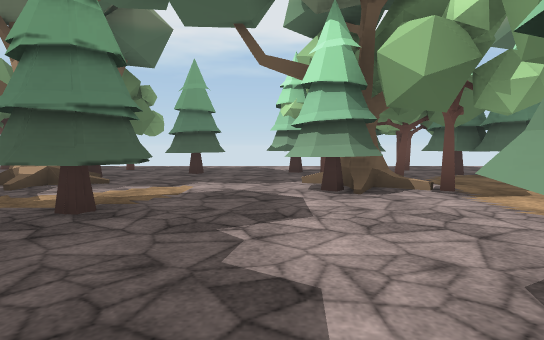
[1] (above)

24 first-person views from a walk through a 3-D level made in the Unity game engine. The camera is 1.2 m above the floor, tilts 4° down and sees 80° across. The floor is counted in squares, 2 m on a side. Each view is taken from the middle of a square. On the plan, view 1 faces up. The plan holds only what a view shows up to about 10 squares ahead; the rest is blank. The place goes on beyond the plan. The player character is not drawn. Some surface patterns are stand-ins.

[2]
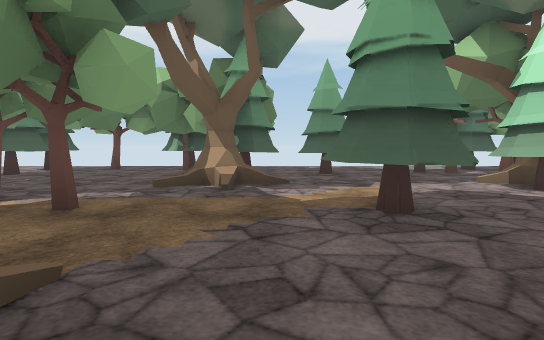

[3]
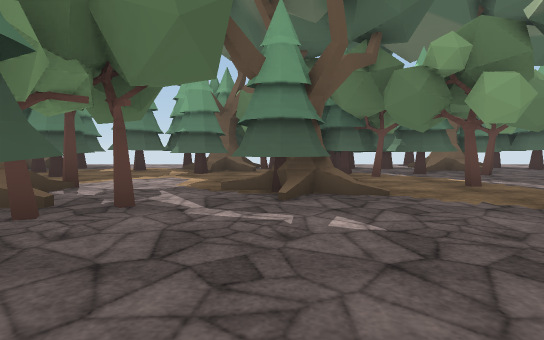

[4]
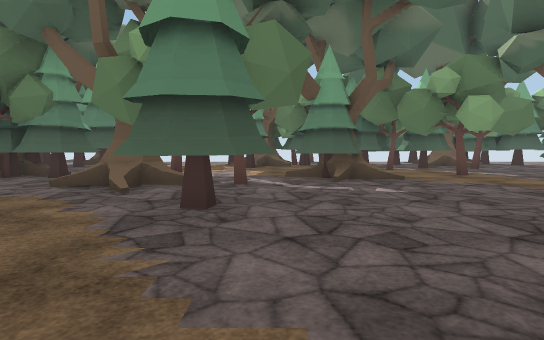

[5]
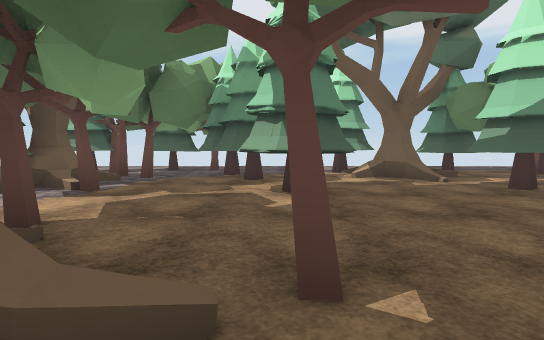

[6]
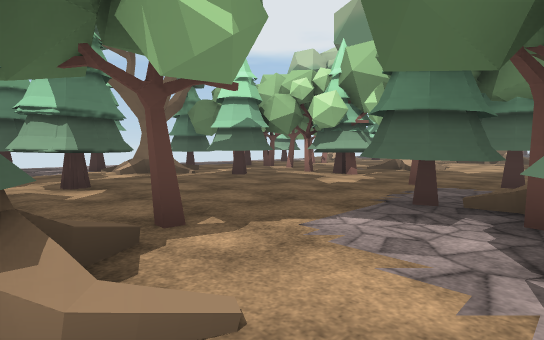

[7]
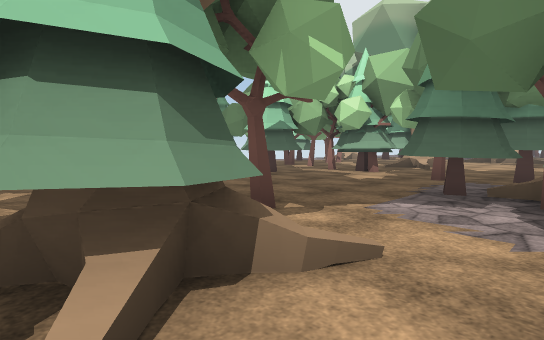

[8]
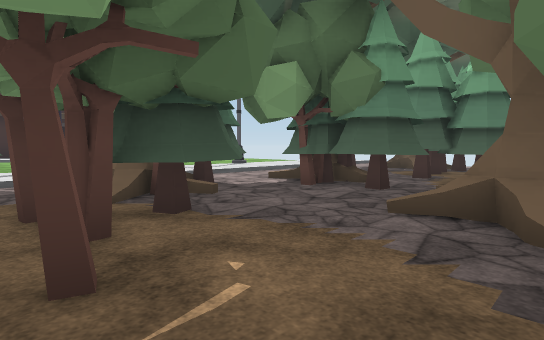

[9]
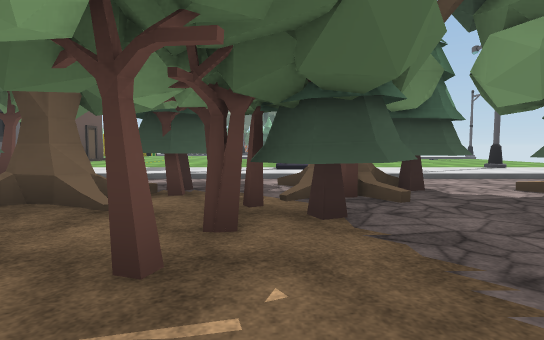

[10]
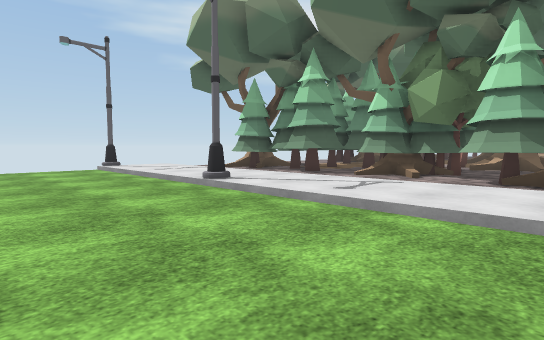

[11]
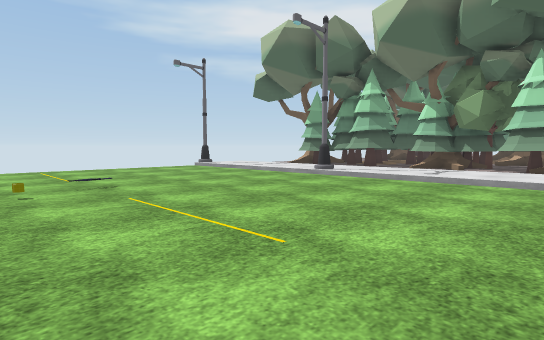

[12]
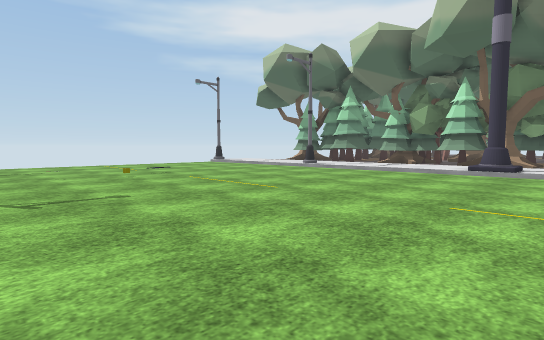

[13]
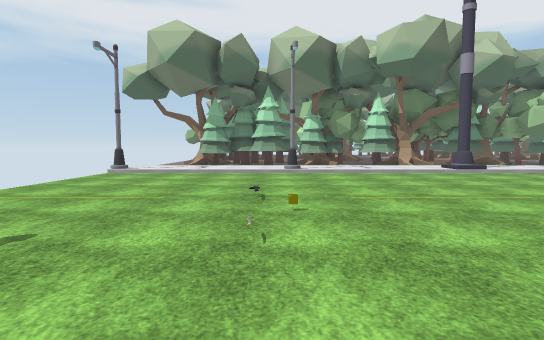

[14]
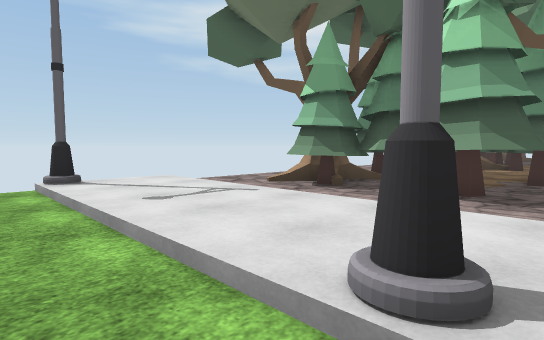

[15]
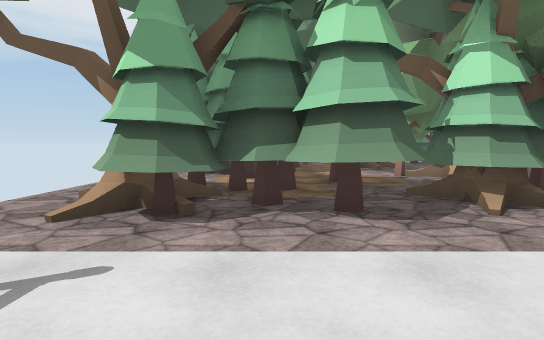

[16]
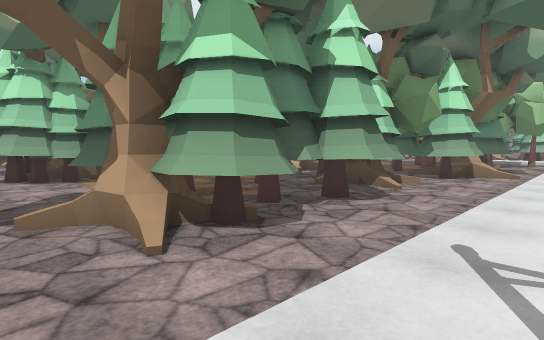

[17]
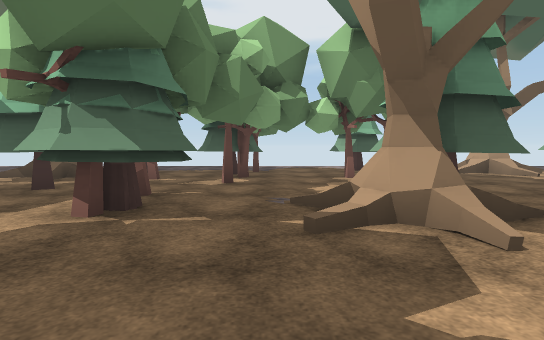

[18]
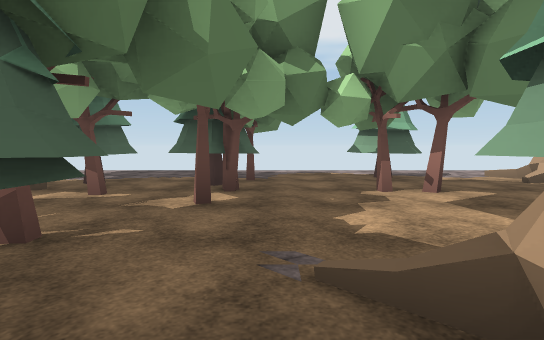

[19]
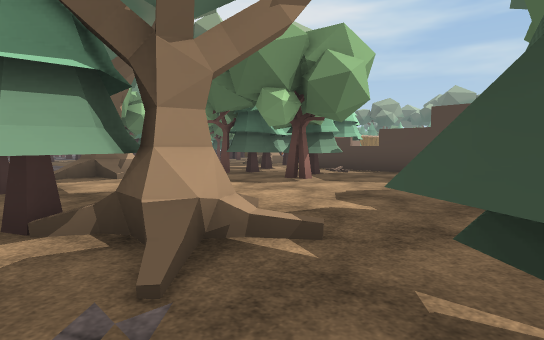

[20]
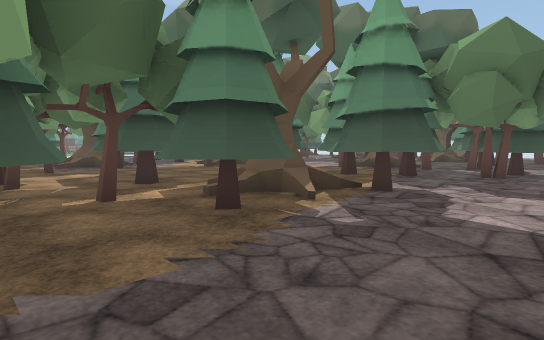

[21]
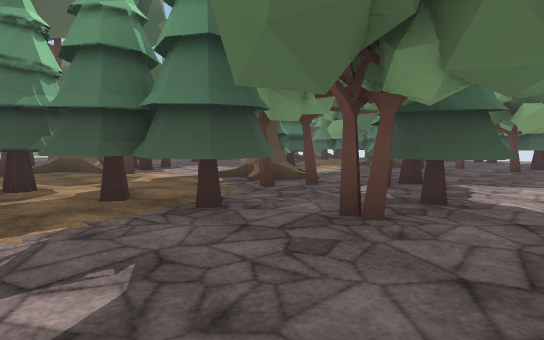

[22]
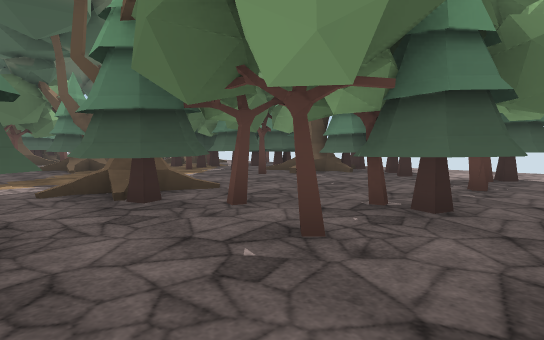

[23]
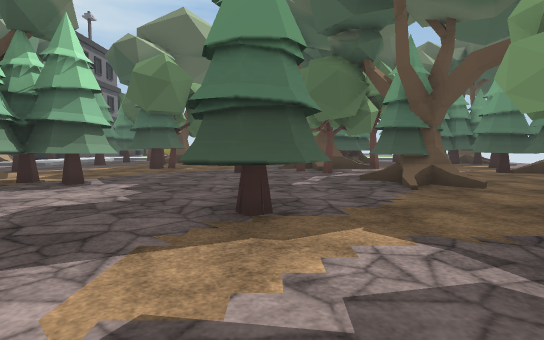

[24]
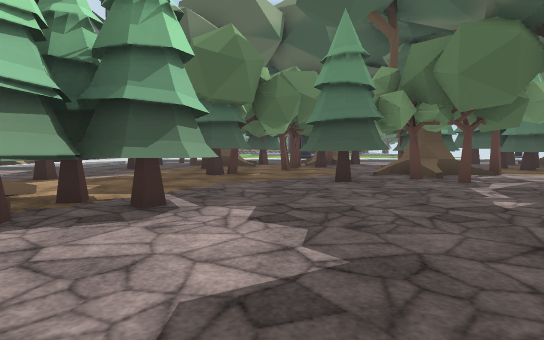

### Floor plan
Key: @ floor where view 1 was taken; # wall or solid block; x gap in a wall; . main floor; : floor 0.25 m higher than the main floor; / step, stairs or slope; T thing the floor can be seen under or through; O other object.
Columns run from 12 left of view 1 to 16 right of it. Each row starts with its distance up from view 1.
 10   ...........................
  9  ..#..x#......TTT.........#..
  8  ..#......#.###.T.##.T.#..#..
  7  .##....###.....T..#OT.#.....
  6   ##....##......TT..OT....#..
  5   #O/#..O....OO..TT.TT.#.....
  4   ##/x.......#...TT..TT...#.#
  3    ###.#..#...........T#.O#.#
  2     ##........##.............
  1    ###.O.....###O...TT.......
  0   .###.O#...@ ###..TTTT......
 -1   ####............##O.   ..#.
 -2   ####...#x#....#x        .##
 -3   .##...OO...##....       ..
 -4   .###../O...#......     OOOO
 -5  ..##TTT#....##.#.::
 -6  ..##TTT#.##..#.   :O
 -7  .O##TTO.####OO
 -8  ./#.#...#O/#
 -9  //////////////
-10  ::::/:::::/::::
-11 #/////#///#/////
-12  ............
-13  ...........
-14  ............
-15  ............
-16  ....O.......
-17  ............
-18  ............
-19     .........
-20      :

Positions as (right, up) in squares from view 1, and headings:
1: (0, 0), facing up
2: (-3, 0), facing up
3: (0, 0), facing left
4: (2, -1), facing left
5: (5, 0), facing up
6: (4, -1), facing up-right
7: (3, -1), facing up-right
8: (0, -3), facing down-left
9: (-1, -3), facing down
10: (-2, -14), facing up-left
11: (-2, -17), facing up-left
12: (0, -19), facing up-left
13: (-7, -20), facing up
14: (-6, -12), facing up-left
15: (-8, -11), facing up
16: (-11, -10), facing up-right
17: (12, 0), facing up
18: (12, 2), facing up
19: (11, 4), facing down-right
20: (11, 10), facing down-left
21: (6, 10), facing down-left
22: (-2, 10), facing down-left
23: (-2, 6), facing down
24: (0, 4), facing down
